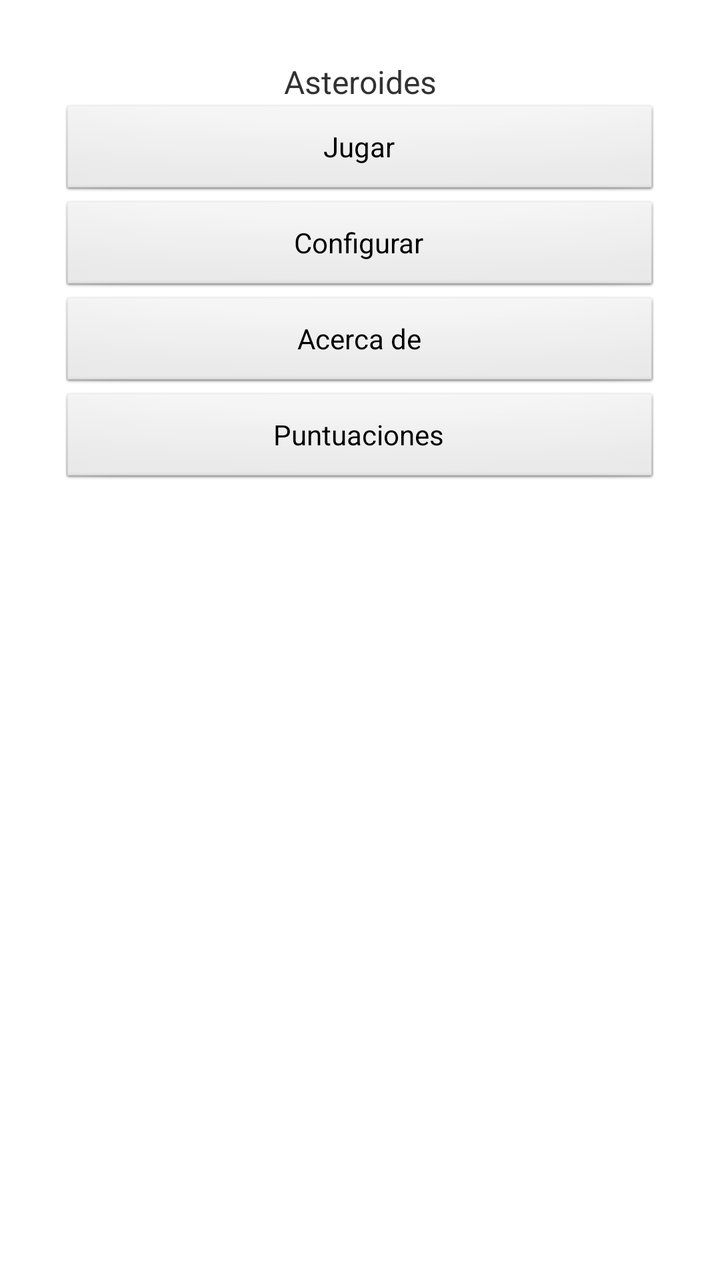
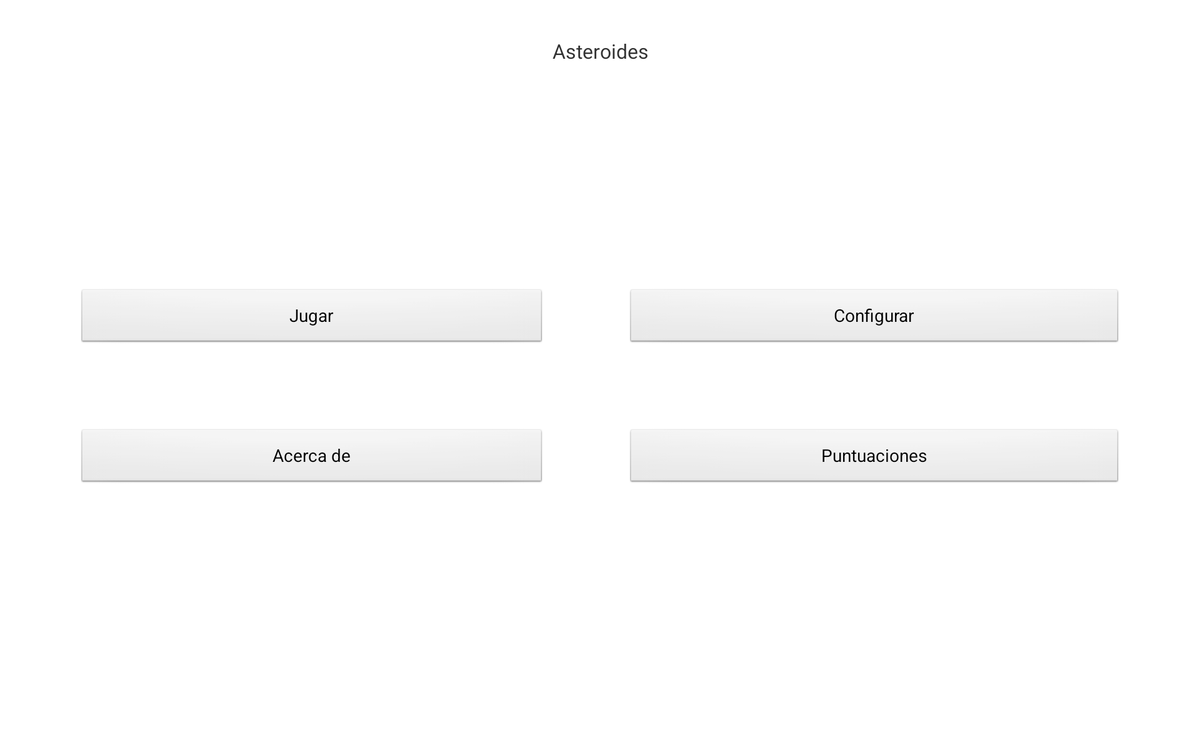

One screen, two layout resources from the same app: the default and the repository's alternative for another configuration. Each is rendered where Android would select it; the XML of both is given below.
<!-- AndroidManifest.xml: application theme AppTheme -->
<!-- res/layout/main.xml -->
<?xml version="1.0" encoding="utf-8"?>
<LinearLayout xmlns:android="http://schemas.android.com/apk/res/android"
    android:layout_width="fill_parent"
    android:layout_height="fill_parent"
    android:orientation="vertical"
    android:padding="30dip" >

 <TextView
     android:layout_width="fill_parent"
     android:layout_height="wrap_content"
     android:gravity="center"
     android:text="@string/title"
     android:textSize="@dimen/activity_horizontal_margin" />

 <Button
     android:layout_width="fill_parent"
     android:layout_height="wrap_content"
     android:text="@string/play" />

 <Button
     android:layout_width="fill_parent"
     android:layout_height="wrap_content"
     android:text="@string/configure" />

 <Button
     android:layout_width="fill_parent"
     android:layout_height="wrap_content"
     android:text="@string/about" />

 <Button
     android:layout_width="fill_parent"
     android:layout_height="wrap_content"
     android:text="@string/exit" />

</LinearLayout>
<!-- resources referenced by this layout -->
<resources>
  <dimen name="activity_horizontal_margin">16dp</dimen>
  <string name="about">Acerca de</string>
  <string name="configure">Configurar</string>
  <string name="exit">Puntuaciones</string>
  <string name="play">Jugar</string>
  <string name="title">Asteroides</string>
  <style name="AppTheme" parent="AppBaseTheme">
          
      </style>
  <style name="AppBaseTheme" parent="android:Theme.Light">
          
      </style>
</resources>
<!-- res/layout-large-land/main.xml (the repository's variant of the layout above) -->
<!-- drawn on a 7-inch tablet turned sideways -->
<?xml version="1.0" encoding="utf-8"?>
<LinearLayout xmlns:android="http://schemas.android.com/apk/res/android"
    android:layout_width="fill_parent"
    android:layout_height="fill_parent"
    android:orientation="vertical"
    android:padding="30dip" >

    <TextView
        android:layout_width="fill_parent"
        android:layout_height="wrap_content"
        android:gravity="center"
        android:text="@string/title"
        android:textSize="@dimen/activity_horizontal_margin" />

    <TableLayout
        android:layout_width="fill_parent"
        android:layout_height="0dp"
        android:layout_weight="1"
        android:gravity="center"
        android:stretchColumns="*" >

        <TableRow>

            <Button
                android:layout_width="match_parent"
                android:layout_height="match_parent"
                android:layout_marginBottom="@dimen/activity_vertical_margin_tablet"
                android:layout_marginLeft="@dimen/activity_horizontal_margin_tablet"
                android:layout_marginRight="@dimen/activity_horizontal_margin_tablet"
                android:layout_marginTop="@dimen/activity_vertical_margin_tablet"
                android:text="@string/play"
                android:onClick="lanzarJuego" />

            <Button
                android:layout_width="match_parent"
                android:layout_height="match_parent"
                android:layout_marginBottom="@dimen/activity_vertical_margin_tablet"
                android:layout_marginLeft="@dimen/activity_horizontal_margin_tablet"
                android:layout_marginRight="@dimen/activity_horizontal_margin_tablet"
                android:layout_marginTop="@dimen/activity_vertical_margin_tablet"
                android:onClick="lanzarPuntuaciones"
                android:text="@string/configure" />
        </TableRow>

        <TableRow>

            <Button
                android:layout_width="fill_parent"
                android:layout_height="wrap_content"
                android:layout_marginBottom="@dimen/activity_vertical_margin_tablet"
                android:layout_marginLeft="@dimen/activity_horizontal_margin_tablet"
                android:layout_marginRight="@dimen/activity_horizontal_margin_tablet"
                android:layout_marginTop="@dimen/activity_vertical_margin_tablet"
                android:onClick="lanzarAcercaDe"
                android:text="@string/about" />

            <Button
                android:layout_width="fill_parent"
                android:layout_height="wrap_content"
                android:layout_marginBottom="@dimen/activity_vertical_margin_tablet"
                android:layout_marginLeft="@dimen/activity_horizontal_margin_tablet"
                android:layout_marginRight="@dimen/activity_horizontal_margin_tablet"
                android:layout_marginTop="@dimen/activity_vertical_margin_tablet"
                android:onClick="lanzarPuntuaciones"
                android:text="@string/exit" />

        </TableRow>
    </TableLayout>

</LinearLayout>
<!-- resources referenced by the variant -->
<!-- as a 7-inch tablet turned sideways resolves them -->
<resources>
  <dimen name="activity_horizontal_margin">16dp</dimen>
  <dimen name="activity_horizontal_margin_tablet">32dp</dimen>
  <dimen name="activity_vertical_margin_tablet">32dp</dimen>
  <string name="about">Acerca de</string>
  <string name="configure">Configurar</string>
  <string name="exit">Puntuaciones</string>
  <string name="play">Jugar</string>
  <string name="title">Asteroides</string>
  <style name="AppTheme" parent="AppBaseTheme">
          
      </style>
  <style name="AppBaseTheme" parent="android:Theme.Light">
          
      </style>
</resources>
